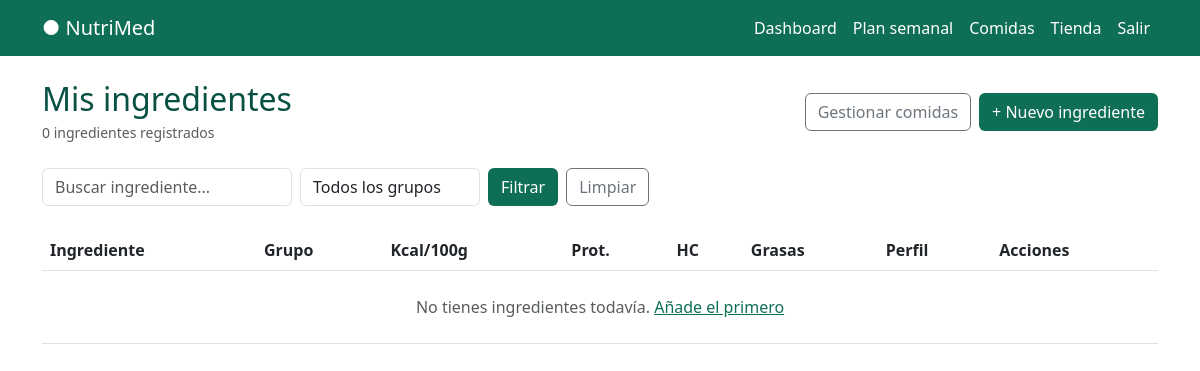
Before: /alimentos/ (signed in) with the older database file.
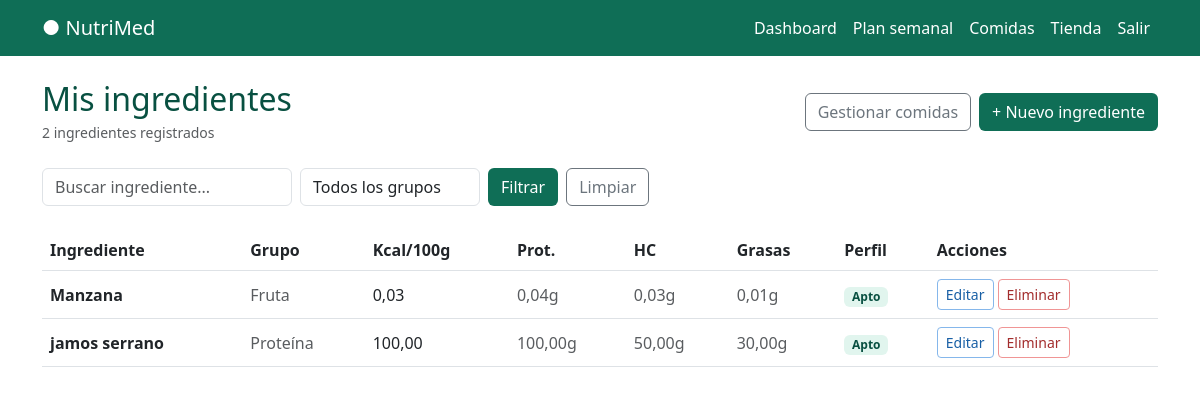
After: the same page with the newer database file.
### alimentos/models.py (models this page shows, shortened)
class Alimentos(models.Model):
    GRUPOS = [
       ('verdura', 'Verdura'),
        ('fruta', 'Fruta'),
        ('cereal', 'Cereal'),
        ('legumbre', 'Legumbre'),
        ('proteina', 'Proteína'),
        ('lacteo', 'Lácteo'),
        ('grasa', 'Grasa'),
        ('otro', 'Otro'),
    ]
    PERFIL = [
         ('apto', 'Apto'),
        ('moderado', 'Moderado'),
        ('evitar', 'Evitar'),
    ]
    usuario = models.ForeignKey(User, on_delete=models.CASCADE)
    nombre = models.CharField(max_length=200)
    grupo = models.CharField(max_length=50, choices=GRUPOS)
    calorias = models.DecimalField(max_digits=6, decimal_places=2)
    proteinas = models.DecimalField(max_digits=5, decimal_places=2)
    hidratos = models.DecimalField(max_digits=5, decimal_places=2)
    grasas = models.DecimalField(max_digits=5, decimal_places=2)
    fibra = models.DecimalField(max_digits=5, decimal_places=2, default=0)
    sodio = models.DecimalField(max_digits=6, decimal_places=2, default=0)
    perfil_medico = models.CharField(max_length=20, choices=PERFIL, default='apto')
    notas = models.TextField(blank=True)
    creado = models.DateTimeField(auto_now_add=True)
    class Meta:
        ordering = ['nombre']

### alimentos/views.py (the view)
# urls.py: path('', views.lista_alimentos, name='lista_alimentos'),
@login_required
def lista_alimentos(request):
    repo = AlimentoRepository(request.user)
    query = request.GET.get('q', '').strip()
    grupo = request.GET.get('grupo', '')
    if query:
        alimentos = repo.buscar(query)
    elif grupo:
        alimentos = repo.get_by_grupo(grupo)
    else:
        alimentos = repo.get_all()
    context = {
        'alimentos': alimentos,
        'query': query,
        'grupo_sel': grupo,
        'total': repo.contar(),
        'grupos': [('verdura','Verdura'),('fruta','Fruta'),('cereal','Cereal'),
                   ('legumbre','Legumbre'),('proteina','Proteína'),('lacteo','Lácteo'),
                   ('grasa','Grasa'),('otro','Otro')],
    }
    return render(request, 'alimentos/lista.html', context)

### alimentos/repositories.py (called while the page is built)
    def get_all(self):
        return Alimentos.objects.filter(usuario=self.usuario)

    def contar(self):
        return Alimentos.objects.filter(usuario=self.usuario).count()

### templates/alimentos/lista.html (shortened to what this page needs)
{% extends 'base.html' %}
{% block content %}
<div class="container py-4">
  <div class="d-flex justify-content-between align-items-center mb-4">
    <div>
      <h2 style="color:#085041;margin-bottom:2px">Mis ingredientes</h2>
      <span class="text-muted small">{{ total }} ingrediente{% if total != 1 %}s{% endif %} registrado{% if total != 1 %}s{% endif %}</span>
    </div>
    <div class="d-flex gap-2">
      <a href="{% url 'lista_comidas' %}" class="btn btn-outline-secondary">Gestionar comidas</a>
      <a href="{% url 'crear_alimento' %}" class="btn text-white" style="background:#0F6E56">+ Nuevo ingrediente</a>
    </div>
  </div>
  <form method="GET" class="d-flex gap-2 mb-4">
    <input type="text" name="q" value="{{ query }}" class="form-control" placeholder="Buscar ingrediente..." style="max-width:250px">
    <select name="grupo" class="form-control" style="max-width:180px">
      <option value="">Todos los grupos</option>
    </select>
    <button type="submit" class="btn text-white" style="background:#0F6E56">Filtrar</button>
    <a href="{% url 'lista_alimentos' %}" class="btn btn-outline-secondary">Limpiar</a>
  </form>
  <div class="table-responsive">
    <table class="table table-hover align-middle">
      <thead style="background:#E1F5EE">
        <tr>
          <th>Ingrediente</th>
          <th>Grupo</th>
          <th>Kcal/100g</th>
          <th>Prot.</th>
          <th>HC</th>
          <th>Grasas</th>
          <th>Perfil</th>
          <th>Acciones</th>
        </tr>
      </thead>
      <tbody>
        {% for alimento in alimentos %}
        <tr>
          <td><strong>{{ alimento.nombre }}</strong></td>
          <td class="text-muted">{{ alimento.get_grupo_display }}</td>
          <td>{{ alimento.calorias }}</td>
          <td class="text-muted">{{ alimento.proteinas }}g</td>
          <td class="text-muted">{{ alimento.hidratos }}g</td>
          <td class="text-muted">{{ alimento.grasas }}g</td>
          <td>
            {% if alimento.perfil_medico == 'apto' %}
              <span class="badge" style="background:#E1F5EE;color:#085041">Apto</span>
            {% elif alimento.perfil_medico == 'moderado' %}
              <span class="badge" style="background:#FAEEDA;color:#412402">Moderado</span>
            {% else %}
              <span class="badge" style="background:#FCEBEB;color:#501313">Evitar</span>
            {% endif %}
          </td>
          <td>
            <div class="d-flex gap-1">
              <a href="{% url 'editar_alimento' alimento.id %}" class="btn btn-sm" style="border:0.5px solid #85B7EB;color:#185FA5">Editar</a>
              <a href="{% url 'eliminar_alimento' alimento.id %}" class="btn btn-sm" style="border:0.5px solid #F09595;color:#A32D2D">Eliminar</a>
            </div>
          </td>
        </tr>
        {% empty %}
        <tr>
          <td colspan="8" class="text-center text-muted py-4">
            No tienes ingredientes todavía. <a href="{% url 'crear_alimento' %}" style="color:#0F6E56">Añade el primero</a>
          </td>
        </tr>
        {% endfor %}
      </tbody>
    </table>
  </div>
</div>
{% endblock %}

### templates/base.html (shortened to what this page needs)
<!doctype html>
<html lang="es">
  <head>
    <link
      href="https://cdn.jsdelivr.net/npm/bootstrap@5.3.0/dist/css/bootstrap.min.css"
      rel="stylesheet"
    />
  </head>
  <body>
    {% if user.is_authenticated %}
    <nav class="navbar navbar-expand-lg" style="background: #0f6e56">
      <div class="container">
        <a class="navbar-brand text-white fw-500" href="/">● NutriMed</a>
        <div class="navbar-nav ms-auto">
          <a class="nav-link text-white" href="/dashboard">Dashboard</a>
          <a class="nav-link text-white" href="/plan">Plan semanal</a>
          <a class="nav-link text-white" href="/alimentos/comidas">Comidas</a>
          <a class="nav-link text-white" href="/tienda">Tienda</a>
          <a class="nav-link text-white" href="/logout">Salir</a>
        </div>
      </div>
    </nav>
    {% endif %}
    <main>{% block content %}{% endblock %}</main>
  </body>
</html>

Changed rows visible on the page:
added Alimentos: nombre "Manzana", grupo "Fruta", calorias "0,03", proteinas "0,04", hidratos "0,03", grasas "0,01", perfil_medico "Apto"
added Alimentos: nombre "jamos serrano", grupo "Proteína", calorias "100,00", proteinas "100,00", hidratos "50,00", grasas "30,00", perfil_medico "Apto"
Other visible differences:
{{ total }}: "0" → "2"
text no longer shown: "No tienes ingredientes todavía. Añade el primero"
